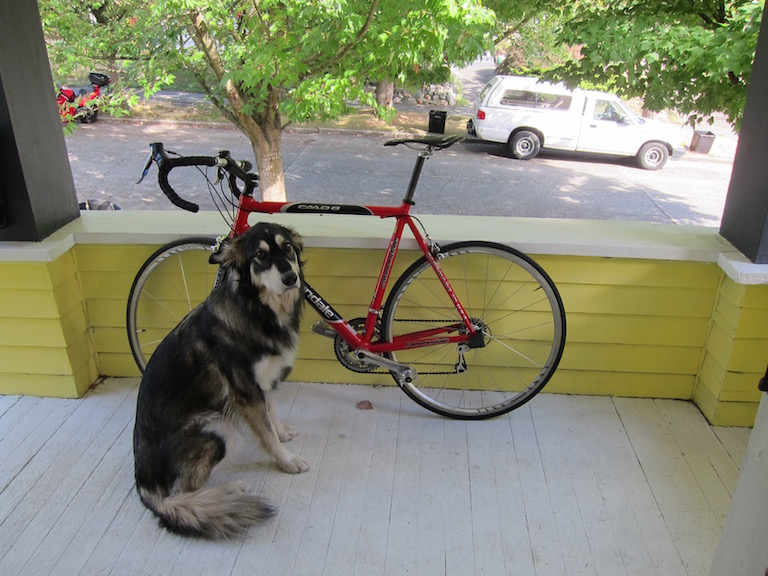
#> input picture Practical One/data/dog.jpg, 768 x 576 px
$ jupyter execute --allow-errors practice.ipynb
#> lines starting #> are read from the running program, lines starting #| are printed output that depends on the picture
#> further down, test_image is the input picture: PIL image 768x576 RGB; mean R, G, B 134.4, 135.7, 114.1
[cell 1]
from PIL import Image;

import numpy as np

#> (the rest of this cell did not finish here and is left out)

#> (a cell that did not finish here is left out)

#> (a cell that did not finish here is left out)

#> (a cell that did not finish here is left out)

[cell 5]
def rgbToHsv(RGB):

    #first normalize it
    RGB = np.array(RGB).astype(float) /255.0;
    # than make it hsv variable to store the same shape of the rgb image
    HSV = np.zeros(RGB.shape);

    ## make it loop through the image as x columns and y as rows corresponding
    for x in range(RGB.shape[0]):
        for y in range(RGB.shape[1]):

            ## get every value of the r g b from the pixel
            R, G, B = RGB[x, y, :]

            #calculate the max value of the rgb values
            V = np.max((R, G, B));
            m = np.min((R, G, B));
            c = V-m;
            ##calculate saturation
            if V == 0.0:
                S = 0.0;
            else:
                S = c/V;

            ## calculate the hue

            if c == 0.0:
                H = 0.0;
            else:
                if V == R:
                    H_prime = (G - B) / c;
                elif V== G:
                    H_prime = (B - R) / c + 2
                elif V == B:
                    H_prime = (R - G)/ c +  4;

                if H_prime < 0:
                    H = H_prime / 6 + 1
                else:
                    H = H_prime / 6;

            HSV[x, y, 0] = H;
            HSV[x, y, 1] = S;
            HSV[x, y, 2] = V;
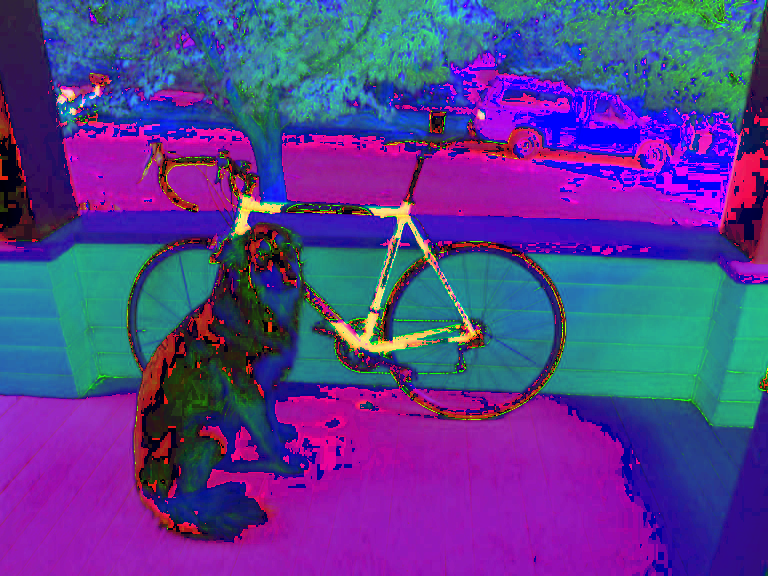
#> HSV: shape (576, 768, 3) float64; mean of channels 0, 1, 2 0.344, 0.246, 0.559; drawn as R, G, B

    return HSV

[cell 6]
test_image = Image.open("../data/dog.jpg")
hsv_image = rgbToHsv(test_image);

H = Image.fromarray((hsv_image[:,:,0] * 255).astype(np.uint8))
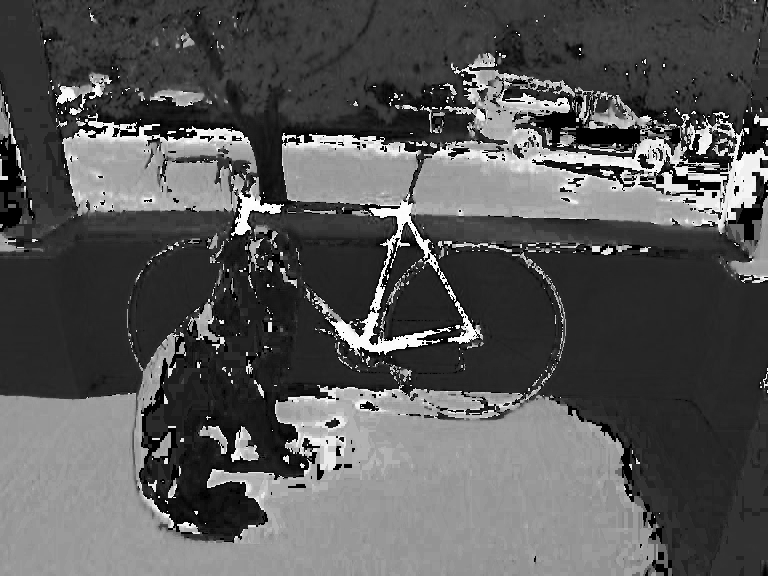
#> H: PIL image 768x576 L; min 0, max 254, mean 87.2
S = Image.fromarray((hsv_image[:,:,1] * 255).astype(np.uint8))
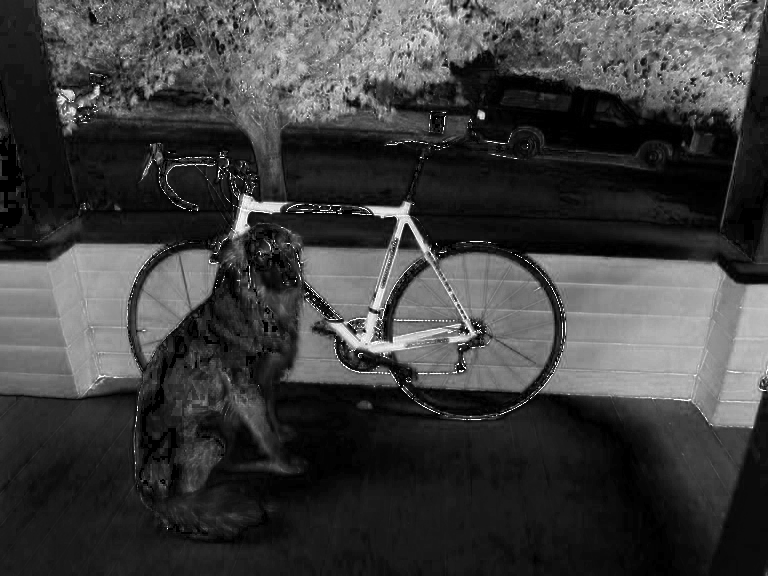
#> S: PIL image 768x576 L; min 0, max 255, mean 62.1
V = Image.fromarray((hsv_image[:,:,2] * 255).astype(np.uint8))
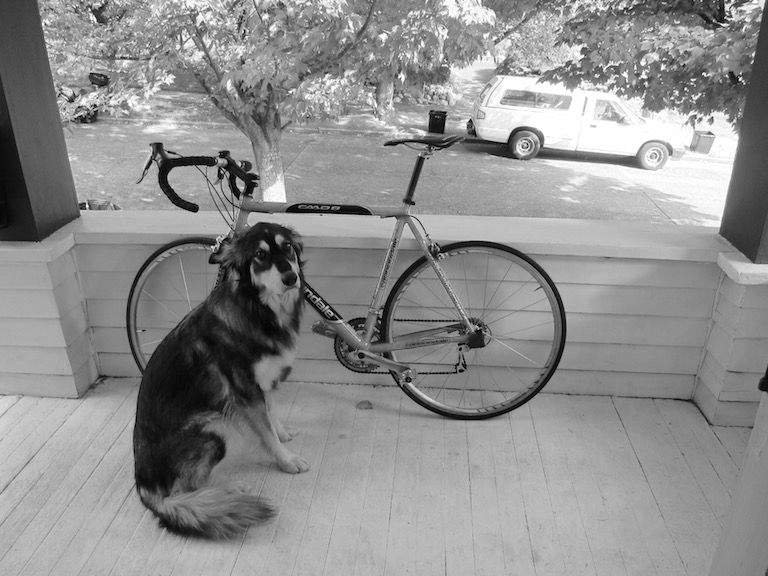
#> V: PIL image 768x576 L; min 0, max 255, mean 142.5


## take  a look what is produces the value of hsv

display(hsv_image  * 255)
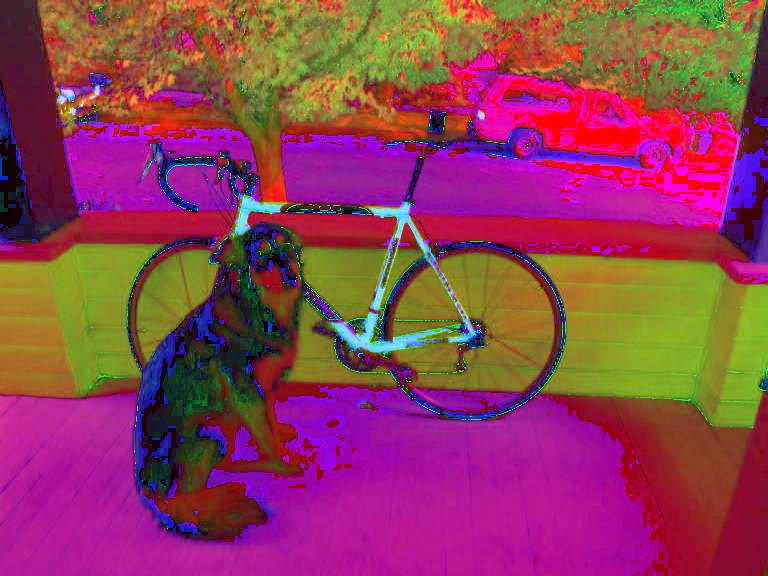
#> shown: shape (576, 768, 3) float64; mean B, G, R 87.7, 62.6, 142.5

$ run again, with Practical One/data/rgb.jpg copied over Practical One/data/dog.jpg
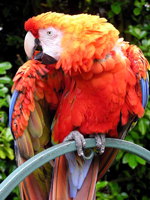
#> input picture Practical One/data/rgb.jpg, 150 x 200 px
#> test_image is the input picture: PIL image 150x200 RGB; mean R, G, B 131.2, 79.2, 57.1
#> after the loop in rgbToHsv, `for x in range(RGB.shape[0]):`:
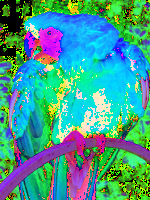
#> HSV: shape (200, 150, 3) float64; mean of channels 0, 1, 2 0.27, 0.61, 0.548; drawn as R, G, B
#> `display(hsv_image  * 255)`:
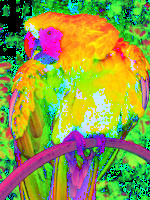
#> shown: shape (200, 150, 3) float64; mean B, G, R 68.8, 155.5, 139.7
